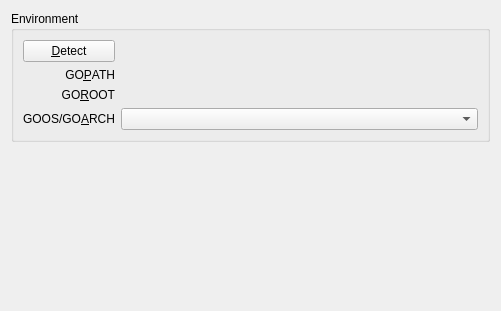
<?xml version="1.0" encoding="UTF-8"?>
<ui version="4.0">
 <class>GoLang::GoGeneralSettingsPageWidget</class>
 <widget class="QWidget" name="GoLang::GoGeneralSettingsPageWidget">
  <property name="geometry">
   <rect>
    <x>0</x>
    <y>0</y>
    <width>501</width>
    <height>311</height>
   </rect>
  </property>
  <property name="windowTitle">
   <string>Form</string>
  </property>
  <layout class="QVBoxLayout" name="verticalLayout">
   <item>
    <widget class="QGroupBox" name="groupBox">
     <property name="title">
      <string>Environment</string>
     </property>
     <layout class="QGridLayout" name="gridLayout">
      <item row="3" column="0">
       <widget class="QLabel" name="label_3">
        <property name="text">
         <string>GOOS/GO&amp;ARCH</string>
        </property>
        <property name="alignment">
         <set>Qt::AlignRight|Qt::AlignTrailing|Qt::AlignVCenter</set>
        </property>
        <property name="buddy">
         <cstring>goOsArchComboBox</cstring>
        </property>
       </widget>
      </item>
      <item row="0" column="0">
       <widget class="QPushButton" name="detectPushButton">
        <property name="text">
         <string>&amp;Detect</string>
        </property>
       </widget>
      </item>
      <item row="1" column="0">
       <widget class="QLabel" name="label">
        <property name="text">
         <string>GO&amp;PATH</string>
        </property>
        <property name="alignment">
         <set>Qt::AlignRight|Qt::AlignTrailing|Qt::AlignVCenter</set>
        </property>
        <property name="buddy">
         <cstring>goPathChooser</cstring>
        </property>
       </widget>
      </item>
      <item row="3" column="1">
       <widget class="QComboBox" name="goOsArchComboBox"/>
      </item>
      <item row="2" column="0">
       <widget class="QLabel" name="label_2">
        <property name="text">
         <string>GO&amp;ROOT</string>
        </property>
        <property name="alignment">
         <set>Qt::AlignRight|Qt::AlignTrailing|Qt::AlignVCenter</set>
        </property>
        <property name="buddy">
         <cstring>goRootChooser</cstring>
        </property>
       </widget>
      </item>
      <item row="2" column="1">
       <widget class="Utils::PathChooser" name="goRootChooser" native="true">
        <property name="sizePolicy">
         <sizepolicy hsizetype="Preferred" vsizetype="Preferred">
          <horstretch>1</horstretch>
          <verstretch>0</verstretch>
         </sizepolicy>
        </property>
       </widget>
      </item>
      <item row="1" column="1">
       <widget class="Utils::PathChooser" name="goPathChooser" native="true">
        <property name="sizePolicy">
         <sizepolicy hsizetype="Preferred" vsizetype="Preferred">
          <horstretch>1</horstretch>
          <verstretch>0</verstretch>
         </sizepolicy>
        </property>
       </widget>
      </item>
      <item row="0" column="1">
       <widget class="QLabel" name="detectStateLabel">
        <property name="palette">
         <palette>
          <active>
           <colorrole role="WindowText">
            <brush brushstyle="SolidPattern">
             <color alpha="255">
              <red>150</red>
              <green>0</green>
              <blue>0</blue>
             </color>
            </brush>
           </colorrole>
          </active>
          <inactive>
           <colorrole role="WindowText">
            <brush brushstyle="SolidPattern">
             <color alpha="255">
              <red>150</red>
              <green>0</green>
              <blue>0</blue>
             </color>
            </brush>
           </colorrole>
          </inactive>
          <disabled>
           <colorrole role="WindowText">
            <brush brushstyle="SolidPattern">
             <color alpha="127">
              <red>255</red>
              <green>255</green>
              <blue>255</blue>
             </color>
            </brush>
           </colorrole>
          </disabled>
         </palette>
        </property>
        <property name="text">
         <string/>
        </property>
        <property name="wordWrap">
         <bool>true</bool>
        </property>
       </widget>
      </item>
     </layout>
    </widget>
   </item>
   <item>
    <spacer name="verticalSpacer">
     <property name="orientation">
      <enum>Qt::Vertical</enum>
     </property>
     <property name="sizeHint" stdset="0">
      <size>
       <width>20</width>
       <height>102</height>
      </size>
     </property>
    </spacer>
   </item>
  </layout>
 </widget>
 <customwidgets>
  <customwidget>
   <class>Utils::PathChooser</class>
   <extends>QWidget</extends>
   <header location="global">utils/pathchooser.h</header>
   <container>1</container>
  </customwidget>
 </customwidgets>
 <resources/>
 <connections/>
</ui>
